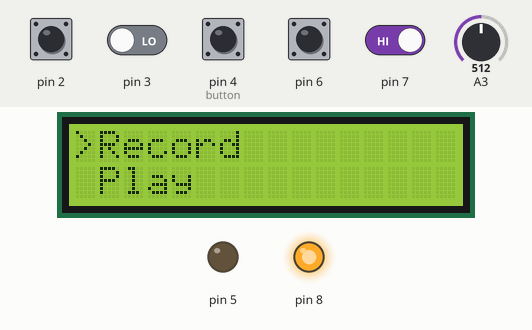
Bench run of a sketch on a simulated Arduino Uno, built with avr-gcc and run on an emulated ATmega328P. Parts: 16×2 character LCD, output pins drawn as LEDs (lit = HIGH). The inputs (shaded band) are chosen by the test bench; at power-on: pin 2, pin 4 (button), pin 6, pin 7 HIGH, pin 3 LOW, A3 = 512. Storage starts empty; EEPROM starts erased; what the sketch prints to the serial monitor is not drawn.

Above: at 2.3 s.
2.4 s: pin 2 driven LOW
At 3.6 s:
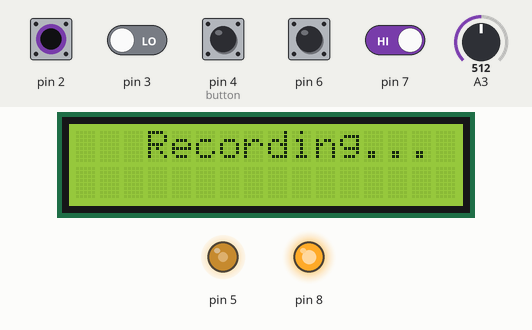
3.9 s: pin 4 (button) pulled LOW for 0.15 s
At 5.1 s:
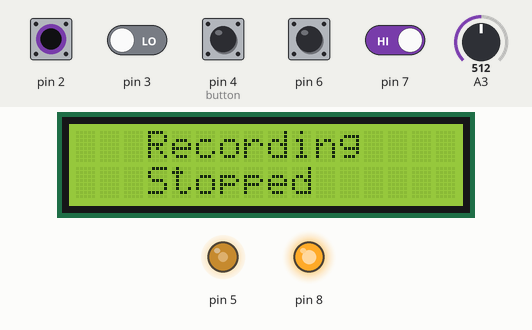
7.0 s: pin 7 driven LOW
At 7.7 s:
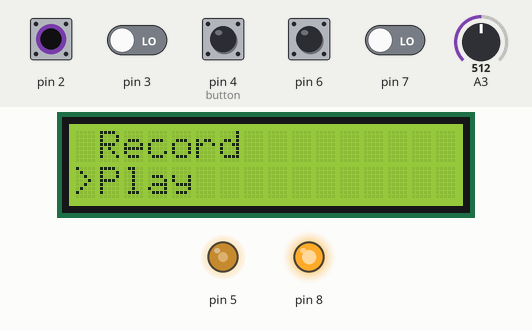
8.5 s: pin 2 pulsed HIGH 5 times (0.12 s each, 0.3 s apart)
At 11.0 s:
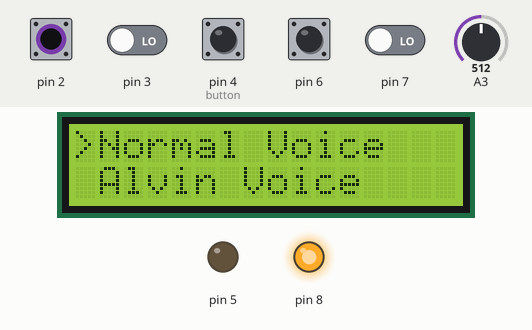
11.5 s: pin 4 (button) pulled LOW for 1 s
At 12.3 s:
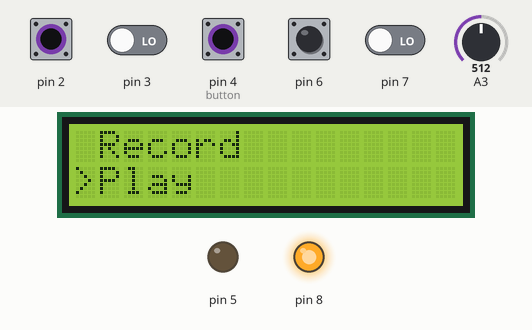
Timing chart, 0 to 14.5 s (numbered marks = the images above; inputs shaded):
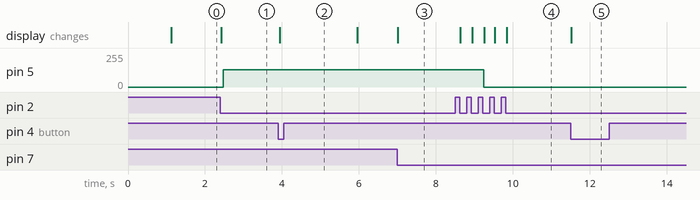

Measured:
- after the input at 2.4 s, pin 5: 0/255 → 128/255 after 0.07 s; the display: changes at once (image 1)
- after the input at 3.9 s, the display: changes at once (image 2)
- after the input at 7.0 s, the display: changes at once (image 3)
- after the input at 8.5 s, pin 5: 128/255 → 0/255 after 0.74 s; the display: first changes after 0.13 s (image 4 shows a later state)
- after the input at 11.5 s, the display: changes at once (image 5)

The sketch:

main.ino
```cpp
#include <avr/io.h>
#include <avr/interrupt.h>
#define F_CPU 16000000UL // Setting the CPU speed to 16 MHz
#include <util/delay.h>

int counter; //for EEPROM

//for lcd
int songPointer = 1;
int openingPointer = 1;
int variationPointer = 1;
int pointerTrack = 1; /* 1-record/play 2-recording 3-rec.paused 4-playlist 5-variation 6-playing 7-play.paused */

String song[] = {"TEST0", "TEST1", "TEST2", "TEST3"};//seems like have to comment this after first run
String variation[] = {"Normal Voice", "Alvin Voice", "Batman Voice"};//changed type to string from char*

//Buttons
int down = 0x80;
int up = 0x40;
int select = 0x04;
int menu = 0x10;

//variable for button selection tracking
volatile bool upReg = false;
volatile bool downReg = false;
volatile bool selectReg = false;
volatile bool menuReg = false;

//Libraries for testing
#include <SPI.h>
#include <SD.h>
#include <Adafruit_MCP4725.h>
#include <EEPROM.h>
#include <Wire.h>
#include <LiquidCrystal_I2C.h>

File file;
File root;
LiquidCrystal_I2C lcd(0x20,16,2);

#include "adc.h"
#include "DAC.h"
#include "buttons.h"
#include "lcd.h"

const int chipSelect = 10;

ISR(PCINT2_vect){
  if ((PIND & up)==0x00){
    upReg = true;
    }
  if ((PIND & down)==0x00){
    downReg = true;
    }
  if ((PIND & menu)==0x00){
    paused = false;// to stop while paused
    menuReg = true;
    selectReg = false; //after select btn menu btn can be pressed and both selectreg and menureg be true
    recording =false; /*false when pointerTrack=2/3*/
    playing =false; /*false when pointerTrack=6/7*/
    //selectReg=false;
    }
  }

void setup() {
  //EEPROM
  //EEPROM.write(0,0);//empty the sd card, upload, comment , re-upload
  counter = EEPROM.read(0);

  //Setting the system clock = External Oscillator Frequency
  cli();
  CLKPR = 0x80;
  CLKPR = 0x00;
  sei();

  //Just for arduino
  DDRB |= (1 << PB0);
  PORTB |= (1 << PB0);

  //Setting up the SD card
  Serial.begin(9600);
  Serial.println("The program started");

  //Setting up the lcd
  lcd.init();
  lcd.backlight();
  lcd.print("Voice Recorder");

  if (!SD.begin(chipSelect)) {
    Serial.println("SD card initialization failed");
    lcd.clear();
    lcd.print("SD Card Failed");
    return;
  }

  //read the files in sd card
  root = SD.open("/");
  printDirectory(root);

  dac.begin(0x60);
  dac.sleep();

  setup_recording_btn();

  DDRD &= ~(1<<4);/*Menu button*/
  DDRD &= ~(1<<6);/*up button*/
  DDRD &= ~(1<<7);/*down button*/

//  PORTD |= (1<<4) | (1<<6) | (1<<7);
  _delay_ms(1000);
  openingMenu();

  PCICR |= (1<<PCIE2);
  PCMSK2 |= (1<<PCINT20) | (1<<PCINT22) | (1<<PCINT23);

  //playing = true;
}

void loop() {
  if (selectReg){
    selectReg = false;
    switch (pointerTrack){
      case 1:
        openingAction();
        break;
      case 2:
//        lcd.clear();
//        lcd.print("   Recording");
//        lcd.setCursor(0,1);
//        lcd.print("   Paused...");
//        pointerTrack = 3;
        break;
      case 3:
//        lcd.clear();
//        lcd.print("   Recording");
//        pointerTrack = 2;
        break;
      case 4:
        pointerTrack = 5;
        variationMenu();
        break;
      case 5:
        pointerTrack = 6;
        lcd.clear();//to be commented
        lcd.print("Playing...");
        //playing = true;
        start_playing();
        if (!menuReg){
          pointerTrack = 1;
          openingMenu();
        }
        break;
      case 6:
//        lcd.clear();//to be commented
//        lcd.print("   Playback");
//        lcd.setCursor(0,1);
//        lcd.print("   Paused...");
//        pointerTrack = 7;
        break;
      case 7:
//        lcd.clear();//to be commented
//        lcd.print("   Playing...");
//        pointerTrack = 6;
        break;
      }
    }

  if (menuReg){
    menuReg = false;
    switch (pointerTrack){
      case 2:
        lcd.clear();
        lcd.print("   Recording");
        lcd.setCursor(0,1);
        lcd.print("   Stopped");
        pointerTrack = 1;
        _delay_ms(2000);
        openingMenu();
        break;
      case 3:
        lcd.clear();
        lcd.print("   Recording");
        lcd.setCursor(0,1);
        lcd.print("   Stopped");
        pointerTrack = 1;
        _delay_ms(2000);
        openingMenu();
        break;
      case 4:
        pointerTrack = 1;
        openingMenu();
        break;
      case 5:
        pointerTrack = 1;
        openingMenu();
        break;
      case 6:
        lcd.clear();
        lcd.print("   Playback");
        lcd.setCursor(0,1);
        lcd.print("   Stopped");
        pointerTrack = 1;
        _delay_ms(2000);
        openingMenu();
        break;
      case 7:
        lcd.clear();
        lcd.print("   Playback");
        lcd.setCursor(0,1);
        lcd.print("   Stopped");
        pointerTrack = 1;
        _delay_ms(2000);
        openingMenu();
        break;
      }
    }

  if (upReg){
    upReg = false;
    switch (pointerTrack){
      case 1:
        --openingPointer;
        openingMenu();
        break;
      case 4:
        --songPointer;
        songMenu();
        break;
      case 5:
        --variationPointer;
        variationMenu();
        break;
      }
    }

  if (downReg){
    downReg = false;
    switch (pointerTrack){
      case 1:
        ++openingPointer;
        openingMenu();
        break;
      case 4:
        ++songPointer;
        songMenu();
        break;
      case 5:
        ++variationPointer;
        variationMenu();
        break;
      }
    }
}

void printDirectory(File dir){
  for (int i = 0; i <= 3; i++){
    File entry = root.openNextFile();
    if(!entry){
      break;
      }
    else{
      char* temp = entry.name();
      String wholeName = String(temp);//"TEST3.WAV"
      String copy = wholeName;
      int len = wholeName.length();
      copy.remove(0,4);
      copy.remove(copy.length()-4,4);
      String ex = String(copy);//"3"
      int num = ex.toInt();//3

      wholeName.remove(len - 4, 4);//"TEST3"

      int rem = num % 4;//3%4=3
      song[rem] = wholeName;//song[3] = "TEST3"
      }
    }
  }
```

DAC.h
```cpp
uint8_t mode = 0;
volatile uint16_t data = 0;
uint8_t stepVal;
volatile bool DAC_flag = false;
Adafruit_MCP4725 dac;

ISR(TIMER1_COMPA_vect) {
  DAC_flag = true;
}

void start_playback(uint8_t mode) {

  dac.configureSpeed(400000); //(400kbps)

  TCCR1A = 0;             // setting CTC mode
  TCCR1B = 0b00001010;    // setting CTC mode and prescaler of 8 (set WGM12 and CS11 high)
  TCCR1C = 0;
  TIMSK1 = 0b00000010;    // Enable Timer1 compare interrupt

  TCNT1 = 0;              // Reset Timer1 register

  if (mode == 0){
    OCR1A = 250;    // Normal mode (8kHz)
  }
  else if (mode == 1){
    OCR1A = 50;    // High pitch mode (alvin 12kHz)//is 50 ok?
  }
  else if (mode == 2){
    OCR1A = 333;    // Low pitch mode (Batman 6kHz)
  }

  sei(); // Set the global interrupt flag in SREG
}

void sendData(){
  data = (uint16_t)file.read();  // read each 8bit sample from the .wav file
  dac.setVoltage2(data);         // send each sample to DAC
}

void end_playback(){
  cli();  // Clear the global interrupt flag in SREG

  file.close();
  TCCR1A = 0;             // Disable CTC mode
  TCCR1B = 0b00000000;    // Disable CTC mode and the prescaler of 8
  TCCR1C = 0;
  TIMSK1 = 0b00000000;    // Disable Timer1 compare interrupt

  sei();

  //dac.setVoltage2(0);
  dac.sleep();

  if(PORTD & (1 << PD5) != 0){
    PORTD ^= (1 << PD5);
  }
  DDRD ^= (1 << PD5);
}
```

adc.h
```cpp
volatile byte ADC_8_bit_out;
volatile bool ADC_flag = false;

//unsigned long time;
//unsigned long time_holder;

int get_adc(void);
void display_adc_val(int ADC_8_bit_out);

ISR(TIMER2_OVF_vect) {
  ADC_flag = true;
  TCNT2 = 0x05; //change this
}

void record_ADC() {
  ADC_8_bit_out = get_adc();

  //display_adc_val(ADC_8_bit_out);
  //Serial.println(ADC_8_bit_out);

  file.write(ADC_8_bit_out);

  //time = micros() - time_holder;
  //time_holder = micros();

  PORTD ^= 0b00100000;
}

void start_adc(void) {
  DIDR0 = 0b00001000; // Disabling digital mode in the ADC3 pin
  ADMUX = 0b01000011; // High = Vcc, Data register right aligned, ADC3 as the analog input
  ADCSRA = 0b10000011; // Enabling the ADC, ADC Clock = 16 Mhz / 8 = 2 Mhz --> Sampling frequency = 137.9 Khz

  TCCR2B = 0b00000010; // Timer Frequency = 16 MHz / 8 = 2 MHz
  TCNT2 = 0x05; //set the Timer step = 5 (Overflow interrupt frequency = 8 Khz)
  TIMSK2 |= (1 << TOIE2); //Enable the timer overflow interrupt

  DDRD |= (1 << PD5);
  PORTD |= (1 << PD5);
}

void stop_adc(void) {
  DIDR0 = 0b00000000;
  ADCSRA = 0b00000000;

  cli();

  TIMSK2 = 0b00000000;

  if(PORTD & (1 << PD5) != 0){
    PORTD ^= (1 << PD5);
  }

  DDRD ^= (1 << PD5);

  sei();
}

int get_adc(void){
  uint16_t ADC_8_bit_out;

  ADCSRA |= 1 << ADSC; //starting conversion

  while (ADCSRA & (1 << ADSC)); //waiting until the conversion is complete

  ADC_8_bit_out = ADCL; //reading the 8 bits in the ADCL register
  ADC_8_bit_out += (ADCH << 8);

  ADCSRA |= 1 << ADIF; //clearing the ADIF

  return ADC_8_bit_out * 0.25;
}

//void setup_usat_com(void) {
//  UBRR0L = 0b00011001; // Baud Rate = 38.4 kbps
//  UCSR0C = 0x06; // Data - 8 bit, Start/Stop - 1 bit, No parity bit
//  UCSR0B |= (1 << TXEN0); // Setting the microcontroller as a transmitter
//}
//
//void stop_usat_com(void) {
//  UBRR0L = 0x00;
//  UCSR0C = 0x00;
//  UCSR0B = 0x00;
//}

//void display_adc_val(int ADC_8_bit_out) {
//  uint8_t hundred_pos;
//  uint8_t ten_pos;
//  uint8_t one_pos;
//
//  one_pos = ADC_8_bit_out % 10;
//  ADC_8_bit_out = ADC_8_bit_out / 10;
//
//  ten_pos = ADC_8_bit_out % 10;
//  ADC_8_bit_out = ADC_8_bit_out / 10;
//
//  hundred_pos = ADC_8_bit_out % 10;
//
//  one_pos += 0x30;
//  ten_pos += 0x30;
//  hundred_pos += 0x30;
//
//  while (!(UCSR0A & (1 << UDRE0)));
//  UDR0 = hundred_pos;
//
//  while (!(UCSR0A & (1 << UDRE0)));
//  UDR0 = ten_pos;
//
//  while (!(UCSR0A & (1 << UDRE0)));
//  UDR0 = one_pos;
//
//  while (!(UCSR0A & (1 << UDRE0)));
//  UDR0 = '\r';
//
//  while (!(UCSR0A & (1 << UDRE0)));
//  UDR0 = '\n';
//}
```

buttons.h
```cpp
char headerData[44] = {/*RIFF Section*/0x52,0x49,0x46,0x46,0x00,0x00,0x00,0x00,0x57,0x41,0x56,0x45,/*Format Section*/0x66,0x6D,0x74,0x20,0x10,0x00,0x00,0x00,0x01,0x00,0x01,0x00,0x40,0x1F,0x00,0x00,0x40,0x1F,0x00,0x00,0x01,0x00,0x08,0x00,/*Data Header*/0x64,0x61,0x74,0x61,0x00,0x00,0x00,0x00};
uint32_t sampleCount = 0; //variable to count the number of samples taken in a single recording
volatile bool recording = false;
volatile bool playing = false;
volatile bool paused = false;

ISR(INT0_vect) {
  paused = !(paused);
  selectReg = true;
  recording =true; /*true when pointerTrack=1*/
  playing =true; /*true when pointerTrack=5*/
}


void setup_recording_btn(void) {
  cli();

  //falling edge
  EICRA |= (1 << ISC01); //| (1 << ISC00);
  EIMSK |= (1 << INT0);

  sei();

  //DDRD |= (1 << PD5);

  //Serial.println("Inside the setup_recording_btn function");
}


void start_recording() {
  cli();

  //Create filename from EEPROM
  String fileName = "TEST";
  String fileName2 = "TEST";
  fileName += counter;

  if (counter >= 4){
    int counter2 = counter - 4;
    fileName2 += counter2;
    fileName2 += ".wav";

    if (SD.exists(fileName2)) {
      SD.remove(fileName2);
    }
  }

  int rem = counter%4;
  song[rem] = fileName;

  counter++;
  EEPROM.write(0, counter);
  fileName += ".wav";

  if (SD.exists(fileName)) {
    SD.remove(fileName);
  }

  file = SD.open(fileName, FILE_WRITE);

  //Writing the header data of the .wav format to the file
  for(uint8_t i=0; i<44; i++){
    file.write(headerData[i]);
  }

  paused = false;
  bool pre_paused = false;

  start_adc();

  sei();

  //time_holder = micros();

  while (recording){

  while(paused){
      if (!pre_paused){
      lcd.clear();
      lcd.print("   Recording");
      lcd.setCursor(0,1);
      lcd.print("   Paused...");
      }
      pre_paused = true;
      }

    if (!recording){
      break;
      }

    if (pre_paused){//if (pre_paused != false)
      lcd.clear();
      lcd.print("   Recording...");
      pre_paused = false;
      }

    if (ADC_flag) {
      record_ADC();
      ADC_flag = false;
      sampleCount++;
    }
  }

  //Serial.println(time);

  if (playing) {
    playing = false;
  }

  cli();

  file.close();
  stop_adc();

  sei();

  //Writing the size of the file into the header
  file = SD.open(fileName,O_RDWR);
  file.seek(40);

  for(uint8_t i=0; i<4; i++){
    file.write( ( sampleCount>>(8*i) ) & 0xFF);
  }

  file.seek(4);

  for(uint8_t i=0; i<4; i++){
    file.write( ( (sampleCount+44) >>(8*i) ) & 0xFF);
  }


  file.close();
  sampleCount=0;
}

void start_playing() {
  cli();

  Serial.println("Started Playing");

  String playFile = song[songPointer - 1];
  playFile += ".wav";

  file = SD.open(playFile);
  Serial.println("File Opened");
  file.seek(45); //skipping through the wav file header
  start_playback(variationPointer - 1);

  //Serial.println(playing);

  paused = false;
  bool pre_paused = false;

  sei();

  //time_holder = micros();

  while (playing) {

    while(paused){
      if (!pre_paused){
        dac.sleep();
        lcd.clear();//without this it is working for playing but not for recording(may be playback length)
        lcd.print("   Playback");
        lcd.setCursor(0,1);
        lcd.print("   Paused...");
        }
      pre_paused = true;
      }

    if (!playing){
      break;
      }

    if (pre_paused){
      lcd.clear();
      lcd.print("   Playing...");
      pre_paused = false;
      }

    if(DAC_flag){
      if(file.available()){
        sendData();
      }
      else{
        DAC_flag = false;
        playing = false;//check
        break;
      }

      PORTD ^= (1 << 5);
      DAC_flag = false;
    }
  }

  //Serial.println(time);

  if (recording) {
    recording = false;
  }

  end_playback();

/*   PORTD = 0b00000000;
  DDRD = 0b00000000; */
}
```

lcd.h
```cpp
void openingMenu(){
  switch (openingPointer){
    case 1:
      lcd.clear();
      lcd.print(">Record");
      lcd.setCursor(0,1);
      lcd.print(" Play");
      break;
    case 2:
      lcd.clear();
      lcd.print(" Record");
      lcd.setCursor(0,1);
      lcd.print(">Play");
      break;
    }
  }

void songMenu() {
  if (songPointer <= 0){
    songPointer = 4;
    }
  if (songPointer > 4){
    songPointer = 1;
    }
  if((songPointer % 2) == 0){
    int p = songPointer;
    lcd.clear();
    lcd.print(" ");
    lcd.print(song[p-2]);
    lcd.setCursor(0,1);
    lcd.print(">");
    lcd.print(song[p-1]);
    }
  else{
    int p = songPointer;
    lcd.clear();
    lcd.print(">");
    lcd.print(song[p-1]);
    lcd.setCursor(0,1);
    lcd.print(" ");
    lcd.print(song[p]);
    }
}

void openingAction(){
  switch (openingPointer){
    case 1:/*record*/
        lcd.clear();
        lcd.print("   Recording...");
        pointerTrack = 2;
        start_recording();
      break;
    case 2:/*play*/
      pointerTrack = 4;
      songMenu();
      break;
    }
  }

void variationMenu(){
  if (variationPointer <=0){
    variationPointer = 3;
    }
  if (variationPointer > 3){
    variationPointer = 1;
    }
  if (variationPointer == 1){
    lcd.clear();
    lcd.print(">");
    lcd.print(variation[0]);
    lcd.setCursor(0,1);
    lcd.print(" ");
    lcd.print(variation[1]);
    }
  else if (variationPointer == 2){
    lcd.clear();
    lcd.print(" ");
    lcd.print(variation[0]);
    lcd.setCursor(0,1);
    lcd.print(">");
    lcd.print(variation[1]);
    }
  else if (variationPointer == 3){
    lcd.clear();
    lcd.print(">");
    lcd.print(variation[2]);
    }
  }
```
